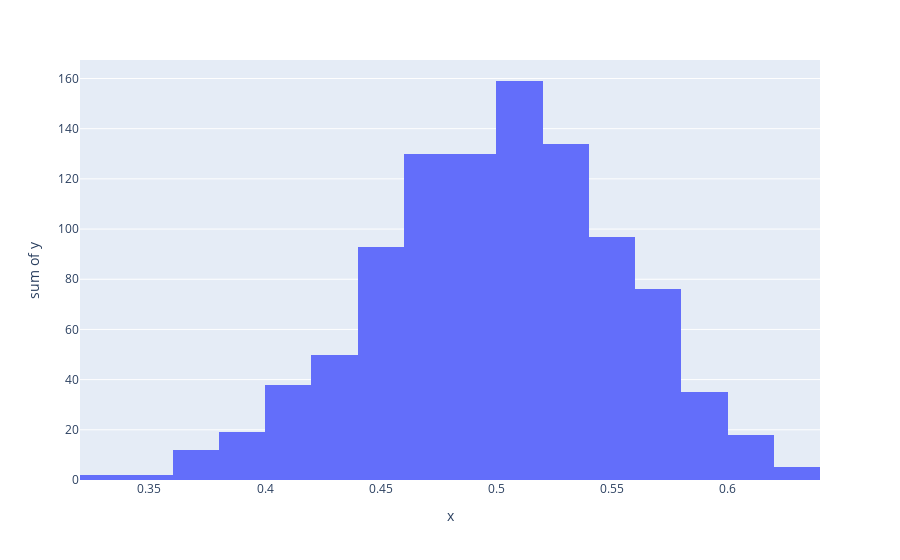

Write notebook code for a chart like this one.
### Code cell
# Example 3-15 Exploring the central limit theorem in Python

# Samples of the uniform distribution will average out to a normal distribution.
import random 
import plotly.express as px

sample_size = 31
sample_count = 1000

# Central limit theorem, 1000 samples each with 31
# random numbers between 0.0 and 1.0
x_values = [(sum([random.uniform(0.0,1.0) for i in range(sample_size)]) / sample_size) for _ in range(sample_count)]
y_values = [1 for _ in range(sample_count)]

px.histogram(x=x_values, y = y_values, nbins=20).show()

### Figure 1 — Plotly figure (JSON) as saved in the notebook; plotly's stock layout.template omitted (floating-point values rounded to 4 significant figures; data arrays with more than 128 entries replaced by an {"elided": "..."} marker saying what was removed)
{"data": [{"bingroup": "x", "histfunc": "sum", "hovertemplate": "x=%{x}<br>sum of y=%{y}<extra></extra>", "legendgroup": "", "marker": {"color": "#636efa", "pattern": {"shape": ""}}, "name": "", "nbinsx": 20, "orientation": "v", "showlegend": false, "type": "histogram", "x": {"elided": "1000 float values"}, "xaxis": "x", "y": {"elided": "1000 int values"}, "yaxis": "y"}], "layout": {"barmode": "relative", "legend": {"tracegroupgap": 0}, "margin": {"t": 60}, "xaxis": {"anchor": "y", "domain": [0, 1], "title": {"text": "x"}}, "yaxis": {"anchor": "x", "domain": [0, 1], "title": {"text": "sum of y"}}}}
